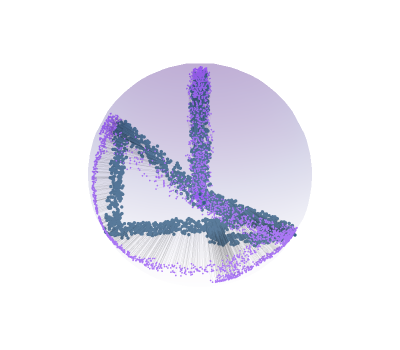

This figure's notebook cell:
### Code cell
def f_implicit_sphere(v):
    return v[0]**2 + v[1]**2 + v[2]**2 - 1.9

fig = plot_3d_projection(
    X, f_implicit=f_implicit_sphere, round_cutoff=None,
    solver_builder=make_solver, n_iterations=3, remove_axes=True,
    lo=[-1.8], hi=[1.8], orig_size=2, proj_size=1, proj_alpha=0.05,
    orig_color="rgba(53,95,132,1)", shrink_projection=True, n_grid=100, surf_alpha=0.2,proj_color="rgba(154,91,244,1)"
)

fig.update_layout(
    scene_camera=dict(
        center=dict(x=0, y=0, z=0),
        eye=dict(x=-1.2, y=-1.2, z=-0.8),
    ),
    scene=dict(
        domain=dict(x=[0, 1], y=[0, 1]),
        aspectmode='cube',
    ),
    title=None,
    showlegend=False,
    margin=dict(l=0, r=0, t=0, b=0, pad=0),
    width=400,
    height=350,
    paper_bgcolor='rgba(0,0,0,0)',
    plot_bgcolor='rgba(0,0,0,0)',
)
fig.show()

#fig.write_image("logo.svg", width=400, height=350)
#fig.write_image("logo.png", width=400, height=350, scale=2)

### Figure 1 — Plotly figure (JSON) as saved in the notebook; plotly's stock layout.template omitted (floating-point values rounded to 4 significant figures; data arrays with more than 128 entries replaced by an {"elided": "..."} marker saying what was removed)
{"data": [{"alphahull": 0, "colorscale": [[0.0, "rgb(252,251,253)"], [0.125, "rgb(239,237,245)"], [0.25, "rgb(218,218,235)"], [0.375, "rgb(188,189,220)"], [0.5, "rgb(158,154,200)"], [0.625, "rgb(128,125,186)"], [0.75, "rgb(106,81,163)"], [0.875, "rgb(84,39,143)"], [1.0, "rgb(63,0,125)"]], "intensity": {"elided": "17832 float values"}, "lighting": {"ambient": 1, "diffuse": 0, "fresnel": 0, "roughness": 1, "specular": 0}, "name": "surface", "opacity": 0.2, "showscale": false, "x": {"elided": "17832 float values"}, "y": {"elided": "17832 float values"}, "z": {"elided": "17832 float values"}, "type": "mesh3d"}, {"marker": {"color": "rgba(154,91,244,1)", "size": 1}, "mode": "markers", "name": "projected", "x": {"elided": "3000 float values"}, "y": {"elided": "3000 float values"}, "z": {"elided": "3000 float values"}, "type": "scatter3d"}, {"line": {"color": "rgba(0,0,0,0.05)", "width": 1}, "mode": "lines", "name": "links", "x": {"elided": "9000 float values"}, "y": {"elided": "9000 float values"}, "z": {"elided": "9000 float values"}, "type": "scatter3d"}, {"marker": {"color": "rgba(53,95,132,1)", "size": 2}, "mode": "markers", "name": "original", "x": {"elided": "3000 float values"}, "y": {"elided": "3000 float values"}, "z": {"elided": "3000 float values"}, "type": "scatter3d"}], "layout": {"scene": {"xaxis": {"showgrid": false, "showline": false, "showticklabels": false, "title": {"text": "X Axis"}, "showbackground": false, "visible": false}, "yaxis": {"showgrid": false, "showline": false, "showticklabels": false, "title": {"text": "Y Axis"}, "showbackground": false, "visible": false}, "zaxis": {"showgrid": false, "showline": false, "showticklabels": false, "title": {"text": "Z Axis"}, "showbackground": false, "visible": false}, "aspectmode": "cube", "camera": {"center": {"x": 0, "y": 0, "z": 0}, "eye": {"x": -1.2, "y": -1.2, "z": -0.8}}, "domain": {"x": [0, 1], "y": [0, 1]}}, "legend": {"itemsizing": "constant"}, "title": {}, "width": 400, "height": 350, "margin": {"l": 0, "r": 0, "t": 0, "b": 0, "pad": 0}, "showlegend": false, "paper_bgcolor": "rgba(0,0,0,0)", "plot_bgcolor": "rgba(0,0,0,0)"}}
